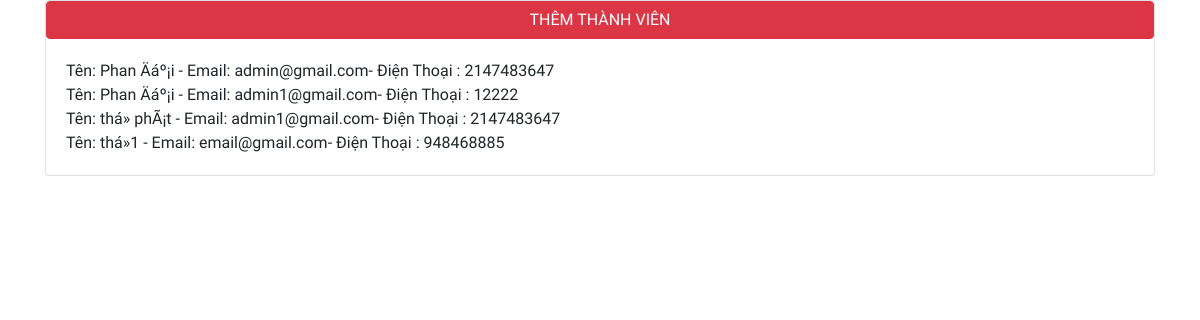
Screenshot of /userList.php with the database file from the repository.
### tables this page shows
CREATE TABLE `users` (
  `id` int(11) NOT NULL,
  `fullname` varchar(50) NOT NULL,
  `email` varchar(100) NOT NULL,
  `phone` int(20) NOT NULL
);

### userList.php (the view, shortened to what this page needs)
<head>
	<link rel="stylesheet" href="vendor/css/bootstrap.min.css">
	<link rel="stylesheet" href="vendor/css/font-awesome.min.css">
	<link rel="stylesheet" href="vendor/fonts/Roboto.css">
	<link rel="stylesheet" href="assets/css/style.css">
</head>
<body>
	<div class="container">
		<div class="card">
			<a href="index.php" class="btn btn-danger">THÊM THÀNH VIÊN</a>
			<div class="card-body">
				<?php
				include "database.php";
				$sql = "SELECT fullname,email,phone FROM users";
				$result = mysqli_query($con,$sql);
				if (mysqli_num_rows($result) > 0)
				{
					while($row = mysqli_fetch_assoc($result)) {
						 echo	"Tên: " . $row["fullname"]. " - Email: " . $row["email"]. "- Điện Thoại : " . $row["phone"]."<br>";
					}
				}
				else {
					echo "Không có record nào";
				}
				?>
			</div>
		</div>
	</div>
</body>
</html>

### assets/css/style.css (style rules this page uses)
* { margin: 0px; padding: 0px; font-family: 'Roboto'; }

### rows the page displays
users: fullname "Phan Äáº¡i", email "admin@gmail.com", phone "2147483647"
users: fullname "Phan Äáº¡i", email "admin1@gmail.com", phone "12222"
users: fullname "thá»­ phÃ¡t", email "admin1@gmail.com", phone "2147483647"
users: fullname "thá»­1", email "email@gmail.com", phone "948468885"
